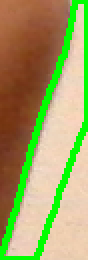
#> input picture objetos_detectados/objeto_ID_1.png, 44 x 130 px, given in place of the camera (shown 2 times larger)
$ python prueba4.py
#> lines starting #> are read from the running program, lines starting #| are printed output that depends on the picture; after the words box and inside, x2 and y2 are one past the last pixel; in counts of white or black regions, pixels touching at a corner belong together
import cv2 as cv
import numpy as np
import multiprocessing as mp
import os
import time


# ==========================================================
# 1. CONFIGURACIÓN
# ==========================================================

CARPETA_OBJETOS = "objetos_detectados"
os.makedirs(CARPETA_OBJETOS, exist_ok=True)

# Se limita el número de procesos para no crear más de los necesarios.
NUM_PROCESOS = min(8, mp.cpu_count())

UMBRAL_CAMBIO = 35
AREA_MINIMA = 450
ANCHO_MINIMO = 15
ALTO_MINIMO = 15

INTERVALO_REFERENCIA = 8.0
DISTANCIA_MAXIMA = 90
MAX_FOTOGRAMAS_PERDIDOS = 5
LONGITUD_TRAYECTORIA = 40

# Reducir ruido antes de comparar las imágenes.
TAMANO_SUAVIZADO = (5, 5)


# ==========================================================
# 2. DIVIDIR LA IMAGEN EN OCHO CUADRANTES
# ==========================================================

def obtener_cuadrantes(frame):
    alto, ancho = frame.shape[:2]
    mitad_alto = alto // 2
    cuarto_ancho = ancho // 4

    coordenadas = [
        (0, 0, cuarto_ancho, mitad_alto),
        (cuarto_ancho, 0, 2 * cuarto_ancho, mitad_alto),
        (2 * cuarto_ancho, 0, 3 * cuarto_ancho, mitad_alto),
        (3 * cuarto_ancho, 0, ancho, mitad_alto),
        (0, mitad_alto, cuarto_ancho, alto),
        (cuarto_ancho, mitad_alto, 2 * cuarto_ancho, alto),
        (2 * cuarto_ancho, mitad_alto, 3 * cuarto_ancho, alto),
        (3 * cuarto_ancho, mitad_alto, ancho, alto),
    ]

    fragmentos = []

    for x1, y1, x2, y2 in coordenadas:
        fragmentos.append(frame[y1:y2, x1:x2])

    return fragmentos, coordenadas


# ==========================================================
# 3. PROCESAMIENTO PARALELO DE CADA CUADRANTE
# ==========================================================

def procesar_cuadrante(argumentos):
    """
    Recibe la imagen actual y la referencia de un cuadrante.
    Devuelve la media de intensidad y cajas delimitadoras locales.
    Devolver cajas, en lugar de contornos completos, reduce
    la cantidad de información que se comunica entre procesos.
    """
    actual, referencia = argumentos

    if actual.size == 0 or referencia.size == 0:
        return 0.0, []

    media = float(np.mean(actual))

    diferencia = cv.absdiff(actual, referencia)
    _, mascara = cv.threshold(
        diferencia, UMBRAL_CAMBIO, 255, cv.THRESH_BINARY
    )

    kernel = np.ones((3, 3), np.uint8)
    mascara = cv.morphologyEx(mascara, cv.MORPH_OPEN, kernel)
    mascara = cv.morphologyEx(mascara, cv.MORPH_CLOSE, kernel)
    mascara = cv.dilate(mascara, kernel, iterations=1)

    contornos, _ = cv.findContours(
        mascara, cv.RETR_EXTERNAL, cv.CHAIN_APPROX_SIMPLE
    )

    cajas = []

    for contorno in contornos:
        area = cv.contourArea(contorno)

        if area < AREA_MINIMA:
            continue

        x, y, ancho, alto = cv.boundingRect(contorno)

        if ancho < ANCHO_MINIMO or alto < ALTO_MINIMO:
            continue

        area_rectangulo = ancho * alto
        if area_rectangulo == 0:
            continue

        extension = area / area_rectangulo
        if extension < 0.30:
            continue

        # Se devuelve una caja (x, y, ancho, alto), no el contorno.
        cajas.append((x, y, ancho, alto))

    return media, cajas


# ==========================================================
# 4. FUNCIONES AUXILIARES PARA SEGUIMIENTO
# ==========================================================

def calcular_centro(caja):
    x, y, ancho, alto = caja
    return x + ancho // 2, y + alto // 2


def guardar_recorte(frame, caja, objeto_id):
    alto_frame, ancho_frame = frame.shape[:2]
    x, y, ancho, alto = caja

    x1 = max(0, x)
    y1 = max(0, y)
    x2 = min(ancho_frame, x + ancho)
    y2 = min(alto_frame, y + alto)

    if x2 <= x1 or y2 <= y1:
        return

    recorte = frame[y1:y2, x1:x2]

    if recorte.size == 0:
        return

    ruta = os.path.join(CARPETA_OBJETOS, f"objeto_ID_{objeto_id}.png")

    if cv.imwrite(ruta, recorte):
        print(f"Objeto nuevo ID {objeto_id}: guardado en {ruta}")


def actualizar_seguimiento(detecciones, objetos, siguiente_id, frame):
    """
    Asocia cada detección con el objeto no utilizado más cercano.
    Cada objeto solo puede asociarse a una detección por fotograma.
    """
    for objeto in objetos.values():
        objeto["detectado"] = False

    ids_utilizados = set()

    # Ordenar las detecciones por área aproximada: primero las mayores.
    detecciones = sorted(
        detecciones,
        key=lambda caja: caja[2] * caja[3],
        reverse=True
    )

    for caja in detecciones:
        centro = calcular_centro(caja)
        mejor_id = None
        mejor_distancia = DISTANCIA_MAXIMA

        for objeto_id, objeto in objetos.items():
            if objeto_id in ids_utilizados:
                continue

            if objeto["perdidos"] > MAX_FOTOGRAMAS_PERDIDOS:
                continue

            centro_anterior = objeto["centro"]
            dx = centro[0] - centro_anterior[0]
            dy = centro[1] - centro_anterior[1]
            distancia = (dx * dx + dy * dy) ** 0.5

            if distancia < mejor_distancia:
                mejor_distancia = distancia
                mejor_id = objeto_id

        if mejor_id is not None:
            objeto = objetos[mejor_id]
            objeto["caja"] = caja
            objeto["centro"] = centro
            objeto["perdidos"] = 0
            objeto["detectado"] = True
            objeto["trayectoria"].append(centro)

            if len(objeto["trayectoria"]) > LONGITUD_TRAYECTORIA:
                objeto["trayectoria"] = objeto["trayectoria"][-LONGITUD_TRAYECTORIA:]

            ids_utilizados.add(mejor_id)

        else:
            objeto_id = siguiente_id
            siguiente_id += 1

            objetos[objeto_id] = {
                "caja": caja,
                "centro": centro,
                "trayectoria": [centro],
                "perdidos": 0,
                "detectado": True,
            }

            ids_utilizados.add(objeto_id)
            guardar_recorte(frame, caja, objeto_id)

    # Incrementar el contador de pérdidas y eliminar objetos antiguos.
    ids_eliminar = []

    for objeto_id, objeto in objetos.items():
        if not objeto["detectado"]:
            objeto["perdidos"] += 1

            if objeto["perdidos"] > MAX_FOTOGRAMAS_PERDIDOS:
                ids_eliminar.append(objeto_id)

    for objeto_id in ids_eliminar:
        del objetos[objeto_id]

    return objetos, siguiente_id


# ==========================================================
# 5. DIBUJAR CAJAS, IDENTIFICADORES Y TRAYECTORIAS
# ==========================================================

def dibujar_objetos(frame, objetos):
    for objeto_id, objeto in objetos.items():
        if not objeto["detectado"]:
            continue

        x, y, ancho, alto = objeto["caja"]
        cx, cy = objeto["centro"]

        cv.rectangle(
            frame, (x, y), (x + ancho, y + alto), (255, 80, 0), 2
        )
        cv.circle(frame, (cx, cy), 4, (0, 255, 255), -1)

        cv.putText(
            frame,
            f"ID: {objeto_id}",
            (x, max(20, y - 8)),
            cv.FONT_HERSHEY_SIMPLEX,
            0.6,
            (255, 80, 0),
            2,
        )

        trayectoria = objeto["trayectoria"]

        for i in range(1, len(trayectoria)):
            cv.line(
                frame,
                trayectoria[i - 1],
                trayectoria[i],
                (0, 255, 0),
                2,
            )


# ==========================================================
# 6. PROGRAMA PRINCIPAL
# ==========================================================

def main():
    # Deja None para usar la cámara o escribe la ruta de un video.
    RUTA_VIDEO = None

    if RUTA_VIDEO is not None:
        camara = cv.VideoCapture(RUTA_VIDEO)
        fps_video = camara.get(cv.CAP_PROP_FPS)

        if fps_video <= 0:
            fps_video = 30.0

        espera_ms = max(1, round(1000 / fps_video))
    else:
        camara = cv.VideoCapture(0, cv.CAP_V4L2)

        if not camara.isOpened():
            camara = cv.VideoCapture(1, cv.CAP_V4L2)

        if not camara.isOpened():
            camara = cv.VideoCapture(0)

        espera_ms = 1

    if not camara.isOpened():
        raise RuntimeError("No se pudo abrir la cámara o el archivo de video.")

    # Limitar el búfer ayuda a evitar procesar imágenes demasiado antiguas.
    camara.set(cv.CAP_PROP_BUFFERSIZE, 1)

    print(f"Cámara iniciada. Procesos: {NUM_PROCESOS}. Presiona 'q' para salir.")

    objetos = {}
    siguiente_id = 1
    frame_referencia = None
    medias_anteriores = None
    tiempo_ultima_actualizacion = time.monotonic()
    tiempo_ultimo_fps = time.monotonic()
    contador_fps = 0
    fps_estimado = 0.0

    # Crear el Pool una sola vez, no en cada fotograma.
    with mp.Pool(processes=NUM_PROCESOS) as pool:
        try:
            while True:
                correcto, frame = camara.read()
#> frame is the input picture: shape (130, 44, 3); mean B, G, R 99.7, 162, 159.9

                if not correcto:
                    break

                gris = cv.cvtColor(frame, cv.COLOR_BGR2GRAY)
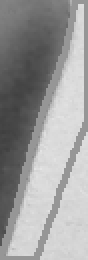
#> gris: shape (130, 44) (shown 2 times larger); min 63, max 229, mean 154.3
                gris = cv.GaussianBlur(gris, TAMANO_SUAVIZADO, 0)
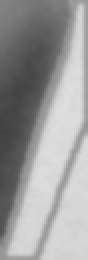
#> gris: shape (130, 44) (shown 2 times larger); min 66, max 222, mean 154.4

                if frame_referencia is None:
                    frame_referencia = gris.copy()

                fragmentos_actuales, coordenadas = obtener_cuadrantes(gris)
#> after the loop in obtener_cuadrantes, `for x1, y1, x2, y2 in coordenadas:`: fragmentos = 8 items
#> fragmentos_actuales = 8 items; coordenadas = [(0, 0, 11, 65), (11, 0, 22, 65), (22, 0, 33, 65), (33, 0, 44, 65), (0, 65, 11, 130), (11, 65, 22, 130), (22, 65, 33, 130), (33, 65, 44, 130)]
                fragmentos_referencia, _ = obtener_cuadrantes(frame_referencia)
#> fragmentos_referencia = 8 items

                tareas = []

                for i in range(len(fragmentos_actuales)):
                    tareas.append((
                        fragmentos_actuales[i],
                        fragmentos_referencia[i]
                    ))
#> this loop made 8 passes
#> after the loop, tareas = 8 items

                # Cada proceso analiza un cuadrante.
                resultados = pool.map(procesar_cuadrante, tareas, chunksize=1)
#> resultados = [(92.83, []), (93.54, []), (144.1, []), (192.4, []), (114.9, []), (186.3, []), (204.6, []), (206.1, [])]

                detecciones = []

                for i in range(len(resultados)):
                    media, cajas_locales = resultados[i]
                    x1, y1, x2, y2 = coordenadas[i]

                    if medias_anteriores is not None:
                        diferencia_media = abs(media - medias_anteriores[i])

                        if diferencia_media > 25:
                            cv.putText(
                                frame,
                                f"Cambio: {diferencia_media:.1f}",
                                (x1 + 8, y1 + 25),
                                cv.FONT_HERSHEY_SIMPLEX,
                                0.55,
                                (0, 0, 255),
                                2,
                            )

                    cv.rectangle(frame, (x1, y1), (x2, y2), (70, 70, 70), 1)

                    # Convertir las cajas locales a coordenadas globales.
                    for x, y, ancho, alto in cajas_locales:
                        caja_global = (x + x1, y + y1, ancho, alto)
                        detecciones.append(caja_global)
#> this loop made 8 passes
#> (media, x1, y1, x2, y2) on passes 1 to 8: (92.83, 0, 0, 11, 65), (93.54, 11, 0, 22, 65), (144.1, 22, 0, 33, 65), (192.4, 33, 0, 44, 65), (114.9, 0, 65, 11, 130), (186.3, 11, 65, 22, 130), (204.6, 22, 65, 33, 130), (206.1, 33, 65, 44, 130)
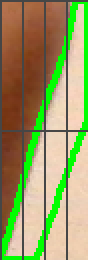
#> frame: shape (130, 44, 3) (shown 2 times larger); 10.49% of pixels changed, all inside (x1, y1, x2, y2) = (0, 0, 44, 130)
#> after the loop, detecciones = []

                objetos, siguiente_id = actualizar_seguimiento(
                    detecciones, objetos, siguiente_id, frame
                )
#> after the loop in actualizar_seguimiento, `for caja in detecciones:`: ids_utilizados = 0 items; siguiente_id = 1
#> after the loop in actualizar_seguimiento, `for objeto_id, objeto in objetos.items():`: ids_eliminar = []
#> objetos = 0 items; siguiente_id = 1

                dibujar_objetos(frame, objetos)

                # Actualizar la referencia en intervalos regulares.
                tiempo_actual = time.monotonic()

                if tiempo_actual - tiempo_ultima_actualizacion >= INTERVALO_REFERENCIA:
                    frame_referencia = gris.copy()
                    medias_anteriores = np.array(
                        [resultado[0] for resultado in resultados],
                        dtype=np.float32,
                    )
                    tiempo_ultima_actualizacion = tiempo_actual

                elif medias_anteriores is None:
                    medias_anteriores = np.array(
                        [resultado[0] for resultado in resultados],
                        dtype=np.float32,
                    )
#> medias_anteriores = [92.83, 93.54, 144.1, 192.4, 114.9, 186.3, 204.6, 206.1]

                # Mostrar FPS aproximados para comprobar el rendimiento.
                contador_fps += 1
                if tiempo_actual - tiempo_ultimo_fps >= 1.0:
                    fps_estimado = contador_fps / (tiempo_actual - tiempo_ultimo_fps)
                    contador_fps = 0
                    tiempo_ultimo_fps = tiempo_actual

                cv.putText(
                    frame,
                    f"FPS: {fps_estimado:.1f} | Objetos: {sum(o['detectado'] for o in objetos.values())}",
                    (10, 25),
                    cv.FONT_HERSHEY_SIMPLEX,
                    0.65,
                    (0, 255, 255),
                    2,
                )
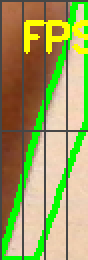
#> frame: shape (130, 44, 3) (shown 2 times larger); 4.6% of pixels changed, all inside (x1, y1, x2, y2) = (12, 10, 44, 27)

                cv.imshow("Seguimiento paralelo de objetos", frame)

                if cv.waitKey(espera_ms) & 0xFF == ord("q"):
#> (key q is pressed here)
                    break

        finally:
            camara.release()
            cv.destroyAllWindows()

    print("\nSeguimiento finalizado.")
    print(f"Imágenes guardadas en: {CARPETA_OBJETOS}")


if __name__ == "__main__":
    mp.freeze_support()
    main()

$ run again, on objetos_detectados/objeto_ID_10.png
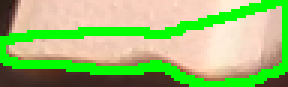
#> input picture objetos_detectados/objeto_ID_10.png, 96 x 29 px, given in place of the camera (shown 3 times larger)
#> in main, frame is the input picture: shape (29, 96, 3); mean B, G, R 115.3, 190.7, 156
#> after the loop in obtener_cuadrantes, `for x1, y1, x2, y2 in coordenadas:`: fragmentos = 8 items
#> in main, `fragmentos_actuales, coordenadas = obtener_cuadrantes(gris)`: coordenadas = [(0, 0, 24, 14), (24, 0, 48, 14), (48, 0, 72, 14), (72, 0, 96, 14), (0, 14, 24, 29), (24, 14, 48, 29), (48, 14, 72, 29), (72, 14, 96, 29)]
#> fragmentos_referencia = 8 items
#> the loop in main, `for i in range(len(fragmentos_actuales)):` made 8 passes
#> resultados = [(169.5, []), (201.1, []), (202.4, []), (200.6, []), (123.3, []), (142, []), (169, []), (172.7, [])]
#> the loop in main, `for i in range(len(resultados)):` made 8 passes
#> (media, x1, y1, x2, y2) on passes 1 to 8: (169.5, 0, 0, 24, 14), (201.1, 24, 0, 48, 14), (202.4, 48, 0, 72, 14), (200.6, 72, 0, 96, 14), (123.3, 0, 14, 24, 29), (142, 24, 14, 48, 29), (169, 48, 14, 72, 29), (172.7, 72, 14, 96, 29)
#> after the loop in main, `for i in range(len(resultados)):`:
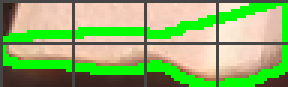
#> frame: shape (29, 96, 3) (shown 3 times larger); 10.78% of pixels changed, all inside (x1, y1, x2, y2) = (0, 0, 96, 29)
#> after the loop in main, `for i in range(len(resultados)):`: detecciones = []
#> after the loop in actualizar_seguimiento, `for caja in detecciones:`: ids_utilizados = 0 items; siguiente_id = 1
#> after the loop in actualizar_seguimiento, `for objeto_id, objeto in objetos.items():`: ids_eliminar = []
#> in main, `objetos, siguiente_id = actualizar_seguimiento( detecciones, objetos, ..`: objetos = 0 items; siguiente_id = 1
#> medias_anteriores = [169.5, 201.1, 202.4, 200.6, 123.3, 142, 169, 172.7]
#> in main, `cv.putText( frame, f"FPS: {fps_estimado:.1f} | Objetos: {sum(o['detect..`:
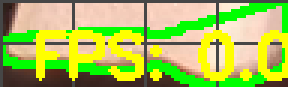
#> frame: shape (29, 96, 3) (shown 3 times larger); 19.68% of pixels changed, all inside (x1, y1, x2, y2) = (12, 10, 96, 27)

$ run again, on objetos_detectados/objeto_ID_17.png
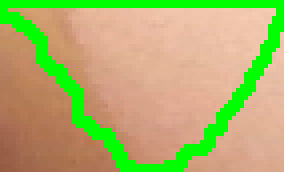
#> input picture objetos_detectados/objeto_ID_17.png, 71 x 43 px, given in place of the camera (shown 4 times larger)
#> in main, frame is the input picture: shape (43, 71, 3); mean B, G, R 108.4, 177, 175.1
#> after the loop in obtener_cuadrantes, `for x1, y1, x2, y2 in coordenadas:`: fragmentos = 8 items
#> in main, `fragmentos_actuales, coordenadas = obtener_cuadrantes(gris)`: coordenadas = [(0, 0, 17, 21), (17, 0, 34, 21), (34, 0, 51, 21), (51, 0, 71, 21), (0, 21, 17, 43), (17, 21, 34, 43), (34, 21, 51, 43), (51, 21, 71, 43)]
#> fragmentos_referencia = 8 items
#> the loop in main, `for i in range(len(fragmentos_actuales)):` made 8 passes
#> resultados = [(153.8, []), (178.8, []), (192.2, []), (189.3, []), (129.7, []), (150.5, []), (171.6, []), (180.2, [])]
#> the loop in main, `for i in range(len(resultados)):` made 8 passes
#> (media, x1, y1, x2, y2) on passes 1 to 8: (153.8, 0, 0, 17, 21), (178.8, 17, 0, 34, 21), (192.2, 34, 0, 51, 21), (189.3, 51, 0, 71, 21), (129.7, 0, 21, 17, 43), (150.5, 17, 21, 34, 43), (171.6, 34, 21, 51, 43), (180.2, 51, 21, 71, 43)
#> after the loop in main, `for i in range(len(resultados)):`:
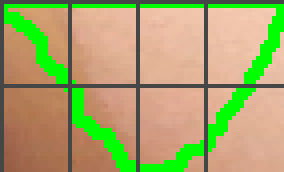
#> frame: shape (43, 71, 3) (shown 4 times larger); 10.02% of pixels changed, all inside (x1, y1, x2, y2) = (0, 0, 71, 43)
#> after the loop in main, `for i in range(len(resultados)):`: detecciones = []
#> after the loop in actualizar_seguimiento, `for caja in detecciones:`: ids_utilizados = 0 items; siguiente_id = 1
#> after the loop in actualizar_seguimiento, `for objeto_id, objeto in objetos.items():`: ids_eliminar = []
#> in main, `objetos, siguiente_id = actualizar_seguimiento( detecciones, objetos, ..`: objetos = 0 items; siguiente_id = 1
#> medias_anteriores = [153.8, 178.8, 192.2, 189.3, 129.7, 150.5, 171.6, 180.2]
#> in main, `cv.putText( frame, f"FPS: {fps_estimado:.1f} | Objetos: {sum(o['detect..`:
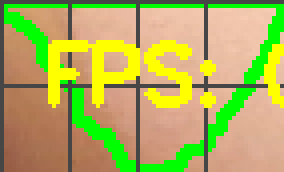
#> frame: shape (43, 71, 3) (shown 4 times larger); 12.28% of pixels changed, all inside (x1, y1, x2, y2) = (12, 10, 71, 27)
